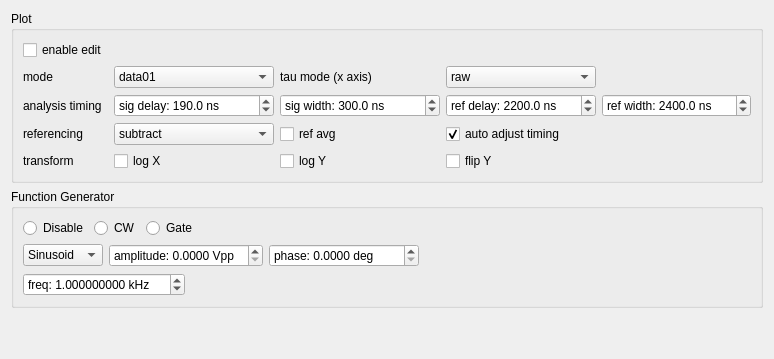
       <widget class="QWidget" name="extraTab">
        <attribute name="title">
         <string>Plot / FG</string>
        </attribute>
        <layout class="QVBoxLayout" name="verticalLayout_2">
         <item>
          <widget class="QGroupBox" name="groupBox_3">
           <property name="title">
            <string>Plot</string>
           </property>
           <layout class="QGridLayout" name="gridLayout">
            <item row="3" column="0">
             <widget class="QLabel" name="label_3">
              <property name="text">
               <string>referencing</string>
              </property>
             </widget>
            </item>
            <item row="2" column="4">
             <widget class="QDoubleSpinBox" name="refwidthBox">
              <property name="sizePolicy">
               <sizepolicy hsizetype="MinimumExpanding" vsizetype="Preferred">
                <horstretch>0</horstretch>
                <verstretch>0</verstretch>
               </sizepolicy>
              </property>
              <property name="minimumSize">
               <size>
                <width>140</width>
                <height>0</height>
               </size>
              </property>
              <property name="prefix">
               <string>ref width: </string>
              </property>
              <property name="suffix">
               <string> ns</string>
              </property>
              <property name="decimals">
               <number>1</number>
              </property>
              <property name="minimum">
               <double>-999999999.000000000000000</double>
              </property>
              <property name="maximum">
               <double>999999999.000000000000000</double>
              </property>
              <property name="singleStep">
               <double>3.200000000000000</double>
              </property>
              <property name="value">
               <double>2400.000000000000000</double>
              </property>
             </widget>
            </item>
            <item row="1" column="2">
             <widget class="QLabel" name="label_2">
              <property name="text">
               <string>tau mode (x axis)</string>
              </property>
             </widget>
            </item>
            <item row="1" column="0">
             <widget class="QLabel" name="label_8">
              <property name="text">
               <string>mode</string>
              </property>
             </widget>
            </item>
            <item row="4" column="2">
             <widget class="QCheckBox" name="logYBox">
              <property name="text">
               <string>log Y</string>
              </property>
             </widget>
            </item>
            <item row="4" column="3">
             <widget class="QCheckBox" name="flipYBox">
              <property name="text">
               <string>flip Y</string>
              </property>
             </widget>
            </item>
            <item row="1" column="3">
             <widget class="QComboBox" name="taumodeBox">
              <property name="sizePolicy">
               <sizepolicy hsizetype="MinimumExpanding" vsizetype="Fixed">
                <horstretch>0</horstretch>
                <verstretch>0</verstretch>
               </sizepolicy>
              </property>
              <item>
               <property name="text">
                <string>raw</string>
               </property>
              </item>
              <item>
               <property name="text">
                <string>total</string>
               </property>
              </item>
              <item>
               <property name="text">
                <string>freq</string>
               </property>
              </item>
              <item>
               <property name="text">
                <string>index</string>
               </property>
              </item>
              <item>
               <property name="text">
                <string>head</string>
               </property>
              </item>
             </widget>
            </item>
            <item row="4" column="1">
             <widget class="QCheckBox" name="logXBox">
              <property name="text">
               <string>log X</string>
              </property>
             </widget>
            </item>
            <item row="3" column="1">
             <widget class="QComboBox" name="refmodeBox">
              <property name="sizePolicy">
               <sizepolicy hsizetype="MinimumExpanding" vsizetype="Fixed">
                <horstretch>0</horstretch>
                <verstretch>0</verstretch>
               </sizepolicy>
              </property>
              <item>
               <property name="text">
                <string>subtract</string>
               </property>
              </item>
              <item>
               <property name="text">
                <string>divide</string>
               </property>
              </item>
              <item>
               <property name="text">
                <string>ignore</string>
               </property>
              </item>
             </widget>
            </item>
            <item row="2" column="0">
             <widget class="QLabel" name="label_7">
              <property name="sizePolicy">
               <sizepolicy hsizetype="Preferred" vsizetype="Preferred">
                <horstretch>0</horstretch>
                <verstretch>0</verstretch>
               </sizepolicy>
              </property>
              <property name="text">
               <string>analysis timing</string>
              </property>
             </widget>
            </item>
            <item row="2" column="1">
             <widget class="QDoubleSpinBox" name="sigdelayBox">
              <property name="sizePolicy">
               <sizepolicy hsizetype="MinimumExpanding" vsizetype="Preferred">
                <horstretch>0</horstretch>
                <verstretch>0</verstretch>
               </sizepolicy>
              </property>
              <property name="minimumSize">
               <size>
                <width>160</width>
                <height>0</height>
               </size>
              </property>
              <property name="prefix">
               <string>sig delay: </string>
              </property>
              <property name="suffix">
               <string> ns</string>
              </property>
              <property name="decimals">
               <number>1</number>
              </property>
              <property name="minimum">
               <double>-999999999.000000000000000</double>
              </property>
              <property name="maximum">
               <double>999999999.000000000000000</double>
              </property>
              <property name="singleStep">
               <double>3.200000000000000</double>
              </property>
              <property name="value">
               <double>190.000000000000000</double>
              </property>
             </widget>
            </item>
            <item row="2" column="3">
             <widget class="QDoubleSpinBox" name="refdelayBox">
              <property name="sizePolicy">
               <sizepolicy hsizetype="MinimumExpanding" vsizetype="Preferred">
                <horstretch>0</horstretch>
                <verstretch>0</verstretch>
               </sizepolicy>
              </property>
              <property name="minimumSize">
               <size>
                <width>140</width>
                <height>0</height>
               </size>
              </property>
              <property name="prefix">
               <string>ref delay: </string>
              </property>
              <property name="suffix">
               <string> ns</string>
              </property>
              <property name="decimals">
               <number>1</number>
              </property>
              <property name="minimum">
               <double>-999999999.000000000000000</double>
              </property>
              <property name="maximum">
               <double>999999999.000000000000000</double>
              </property>
              <property name="singleStep">
               <double>3.200000000000000</double>
              </property>
              <property name="value">
               <double>2200.000000000000000</double>
              </property>
             </widget>
            </item>
            <item row="3" column="2">
             <widget class="QCheckBox" name="refavgBox">
              <property name="sizePolicy">
               <sizepolicy hsizetype="Preferred" vsizetype="Preferred">
                <horstretch>0</horstretch>
                <verstretch>0</verstretch>
               </sizepolicy>
              </property>
              <property name="text">
               <string>ref avg</string>
              </property>
             </widget>
            </item>
            <item row="4" column="0">
             <widget class="QLabel" name="label_14">
              <property name="text">
               <string>transform</string>
              </property>
             </widget>
            </item>
            <item row="1" column="1">
             <widget class="QComboBox" name="plotmodeBox">
              <property name="sizePolicy">
               <sizepolicy hsizetype="MinimumExpanding" vsizetype="Fixed">
                <horstretch>0</horstretch>
                <verstretch>0</verstretch>
               </sizepolicy>
              </property>
              <item>
               <property name="text">
                <string>data01</string>
               </property>
              </item>
              <item>
               <property name="text">
                <string>data0</string>
               </property>
              </item>
              <item>
               <property name="text">
                <string>data1</string>
               </property>
              </item>
              <item>
               <property name="text">
                <string>diff</string>
               </property>
              </item>
              <item>
               <property name="text">
                <string>average</string>
               </property>
              </item>
              <item>
               <property name="text">
                <string>normalize</string>
               </property>
              </item>
              <item>
               <property name="text">
                <string>concatenate</string>
               </property>
              </item>
              <item>
               <property name="text">
                <string>ref</string>
               </property>
              </item>
             </widget>
            </item>
            <item row="0" column="0">
             <widget class="QCheckBox" name="plotenableBox">
              <property name="text">
               <string>enable edit</string>
              </property>
             </widget>
            </item>
            <item row="3" column="3">
             <widget class="QCheckBox" name="autoadjustBox">
              <property name="text">
               <string>auto adjust timing</string>
              </property>
              <property name="checked">
               <bool>true</bool>
              </property>
             </widget>
            </item>
            <item row="2" column="2">
             <widget class="QDoubleSpinBox" name="sigwidthBox">
              <property name="sizePolicy">
               <sizepolicy hsizetype="MinimumExpanding" vsizetype="Preferred">
                <horstretch>0</horstretch>
                <verstretch>0</verstretch>
               </sizepolicy>
              </property>
              <property name="minimumSize">
               <size>
                <width>160</width>
                <height>0</height>
               </size>
              </property>
              <property name="prefix">
               <string>sig width: </string>
              </property>
              <property name="suffix">
               <string> ns</string>
              </property>
              <property name="decimals">
               <number>1</number>
              </property>
              <property name="minimum">
               <double>-999999999.000000000000000</double>
              </property>
              <property name="maximum">
               <double>999999999.000000000000000</double>
              </property>
              <property name="singleStep">
               <double>3.200000000000000</double>
              </property>
              <property name="value">
               <double>300.000000000000000</double>
              </property>
             </widget>
            </item>
           </layout>
          </widget>
         </item>
         <item>
          <widget class="QGroupBox" name="fgGroupBox">
           <property name="enabled">
            <bool>true</bool>
           </property>
           <property name="title">
            <string>Function Generator</string>
           </property>
           <layout class="QVBoxLayout" name="verticalLayout_5">
            <item>
             <layout class="QHBoxLayout" name="horizontalLayout_8">
              <item>
               <widget class="QRadioButton" name="fg_disableButton">
                <property name="text">
                 <string>Disable</string>
                </property>
               </widget>
              </item>
              <item>
               <widget class="QRadioButton" name="fg_cwButton">
                <property name="text">
                 <string>CW</string>
                </property>
               </widget>
              </item>
              <item>
               <widget class="QRadioButton" name="fg_gateButton">
                <property name="text">
                 <string>Gate</string>
                </property>
               </widget>
              </item>
              <item>
               <spacer name="horizontalSpacer_8">
                <property name="orientation">
                 <enum>Qt::Horizontal</enum>
                </property>
                <property name="sizeHint" stdset="0">
                 <size>
                  <width>40</width>
                  <height>20</height>
                 </size>
                </property>
               </spacer>
              </item>
             </layout>
            </item>
            <item>
             <layout class="QHBoxLayout" name="horizontalLayout_9">
              <item>
               <widget class="QComboBox" name="fg_waveBox">
                <property name="minimumSize">
                 <size>
                  <width>80</width>
                  <height>0</height>
                 </size>
                </property>
                <item>
                 <property name="text">
                  <string>Sinusoid</string>
                 </property>
                </item>
                <item>
                 <property name="text">
                  <string>Square</string>
                 </property>
                </item>
               </widget>
              </item>
              <item>
               <widget class="QDoubleSpinBox" name="fg_amplBox">
                <property name="sizePolicy">
                 <sizepolicy hsizetype="Minimum" vsizetype="Fixed">
                  <horstretch>0</horstretch>
                  <verstretch>0</verstretch>
                 </sizepolicy>
                </property>
                <property name="minimumSize">
                 <size>
                  <width>150</width>
                  <height>0</height>
                 </size>
                </property>
                <property name="prefix">
                 <string>amplitude: </string>
                </property>
                <property name="suffix">
                 <string> Vpp</string>
                </property>
                <property name="decimals">
                 <number>4</number>
                </property>
                <property name="minimum">
                 <double>0.000000000000000</double>
                </property>
                <property name="maximum">
                 <double>20.000000000000000</double>
                </property>
                <property name="singleStep">
                 <double>0.100000000000000</double>
                </property>
                <property name="value">
                 <double>0.000000000000000</double>
                </property>
               </widget>
              </item>
              <item>
               <widget class="QDoubleSpinBox" name="fg_phaseBox">
                <property name="minimumSize">
                 <size>
                  <width>150</width>
                  <height>0</height>
                 </size>
                </property>
                <property name="prefix">
                 <string>phase: </string>
                </property>
                <property name="suffix">
                 <string> deg</string>
                </property>
                <property name="decimals">
                 <number>4</number>
                </property>
                <property name="minimum">
                 <double>0.000000000000000</double>
                </property>
                <property name="maximum">
                 <double>360.000000000000000</double>
                </property>
                <property name="singleStep">
                 <double>0.100000000000000</double>
                </property>
                <property name="value">
                 <double>0.000000000000000</double>
                </property>
               </widget>
              </item>
              <item>
               <spacer name="horizontalSpacer_9">
                <property name="orientation">
                 <enum>Qt::Horizontal</enum>
                </property>
                <property name="sizeHint" stdset="0">
                 <size>
                  <width>40</width>
                  <height>20</height>
                 </size>
                </property>
               </spacer>
              </item>
             </layout>
            </item>
            <item>
             <layout class="QHBoxLayout" name="horizontalLayout_13">
              <item>
               <widget class="QDoubleSpinBox" name="fg_freqBox">
                <property name="minimumSize">
                 <size>
                  <width>150</width>
                  <height>0</height>
                 </size>
                </property>
                <property name="prefix">
                 <string>freq: </string>
                </property>
                <property name="suffix">
                 <string> kHz</string>
                </property>
                <property name="decimals">
                 <number>9</number>
                </property>
                <property name="minimum">
                 <double>0.000001000000000</double>
                </property>
                <property name="maximum">
                 <double>200.000000000000000</double>
                </property>
                <property name="singleStep">
                 <double>1.000000000000000</double>
                </property>
                <property name="value">
                 <double>1.000000000000000</double>
                </property>
               </widget>
              </item>
              <item>
               <spacer name="horizontalSpacer_12">
                <property name="orientation">
                 <enum>Qt::Horizontal</enum>
                </property>
                <property name="sizeHint" stdset="0">
                 <size>
                  <width>40</width>
                  <height>20</height>
                 </size>
                </property>
               </spacer>
              </item>
             </layout>
            </item>
           </layout>
          </widget>
         </item>
         <item>
          <spacer name="verticalSpacer">
           <property name="orientation">
            <enum>Qt::Vertical</enum>
           </property>
           <property name="sizeHint" stdset="0">
            <size>
             <width>20</width>
             <height>40</height>
            </size>
           </property>
          </spacer>
         </item>
        </layout>
       </widget>
